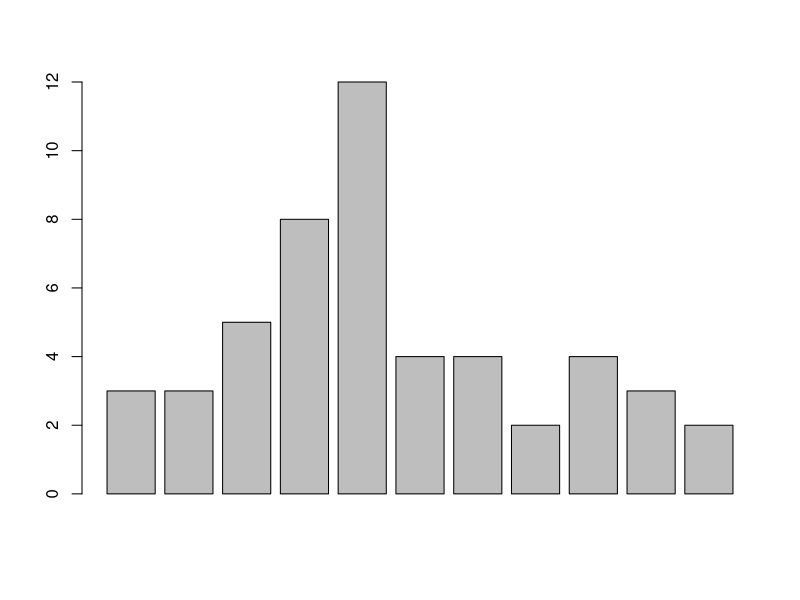
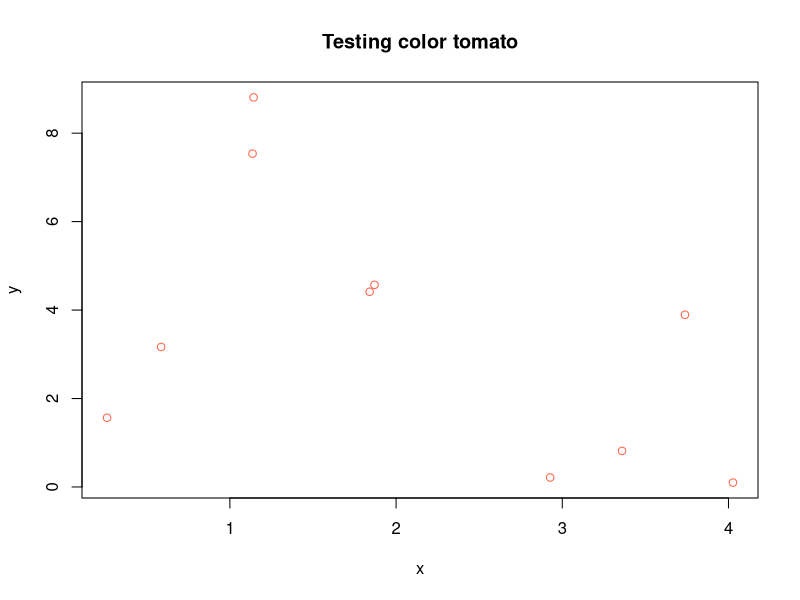

Write R code to recreate these figures, in order. (Note: this script raises an error after producing the figures.)
## ---- chunk 1
library(testthat)
## ---- chunk 2
head(USArrests)
## ---- chunk 3
states <- rownames(USArrests)
head(states)
## ---- chunk 4
num_chars <- nchar(states)
char_freqs = table(num_chars)
char_freqs = data.frame(char_freqs)
char_freqs
barplot(char_freqs$Freq)
## ---- chunk 5
paste('Pumpkin', 'Pie')
## ---- chunk 6
paste_result = paste(states, num_chars, sep = " = ")
paste_result
## ---- chunk 7
first_five = head(states, 5)
first_five = paste(first_five, collapse = "")
first_five
## ---- chunk 8
factorial(7)/factorial(3)
## ---- chunk 9
shortened_states_first = substr(states, 1, 3)
shortened_states_first
## ---- chunk 10
shortened_states_last = substr(states, num_chars - 2, num_chars)
shortened_states_last
## ---- chunk 11
first_and_last_three = paste0(substr(states, 1, 1), shortened_states_last)
first_and_last_three
## ---- chunk 12
result = list()
for (i in 1:max(num_chars)) {
  name = paste0(i, "-chars")
  value = paste(states[num_chars == i], collapse = ", ")
  if (i %% 2 == 0) {
    value = toupper(value)
  }
  if (i %% 2 == 1) {
    value = tolower(value)
  }
  if (value != "") {
    result[[name]] <- value
  }
}
result
## ---- chunk 13
to_celsius <- function(x = 1) {
  (x - 32) * (5/9)
}

to_kelvin <- function(x = 1) {
  (x + 459.67) * (5/9)
}

to_reaumur <- function(x = 1) {
  (x - 32) * (4/9)
}

to_rankine <- function(x = 1) {
  x + 459.67
}
## ---- chunk 14
temp_convert <- function(x = 1, to = "celsius") {
  to  = tolower(to)
  switch(to,
         "celsius" = to_celsius(x),
         "kelvin" = to_kelvin(x),
         "reaumur" = to_reaumur(x),
         "rankine" = to_rankine(x))
}

temp_convert(30, 'celsius')
## ---- chunk 15
temp_convert(30, 'celsius')
temp_convert(30, 'Celsius')
temp_convert(30, 'CELSIUS')
## ---- chunk 16
# vector of file names
#1. using for loop
result1 = c()
for (i in 1:10) {
  result1 = append(result1, paste0(paste0("file", i), ".csv"))
}
result1
#2. using 1:10
result2 = paste0(paste0("file", 1:10), ".csv")
result2
#3. using seq(1, 10, 1)
result3 = paste0(paste0("file", seq(1, 10, 1)), ".csv")
result3


# rename vector of file names
result_renamed = substr(result1, 5, nchar(result1))
result_renamed = paste0("dataset", result_renamed)
result_renamed
## ---- chunk 17
# name of output file
outfile <- "output.txt"

# modified
cat('---\ntitle: "Some title"\nauthor: "Your name"\n', file = outfile)
cat('date: "today\'s date"', file = outfile, append = TRUE)
cat("\noutput: html_document\n---\n\n", file = outfile, append = TRUE)

# writing to 'outfile.txt'
cat("This is the first line", file = outfile, append = TRUE) #modified
# insert new line
cat("\n", file = outfile, append = TRUE)
cat("A 2nd line", file = "output.txt", append = TRUE)
# insert 2 new lines
cat("\n\n", file = outfile, append = TRUE)
cat("\nThe quick brown fox jumps over the lazy dog\n",
    file = outfile, append = TRUE)
## ---- chunk 18
# your is_color() function
is_color <- function(col) {
  if (col %in% colors()) {
    return(TRUE)
  } else {
    return(FALSE)
  }
}


# test it:
is_color('yellow')  # TRUE

is_color('blu')     # FALSE

is_color('turkuoise') # FALSE
## ---- chunk 19
colplot <- function(col) {
  if (is_color(col)) {
    plot(x = runif(n = 10, min = 0, max = 5), y = runif(n = 10, min = 0, max = 10), main = paste("Testing color", col), xlab = "x", ylab = "y", col = col)
  } else {
    stop(paste("invalid color", col))
  }
}
## ---- chunk 20
# this should plot
colplot('tomato')

# this stops with error message
colplot('tomate')
